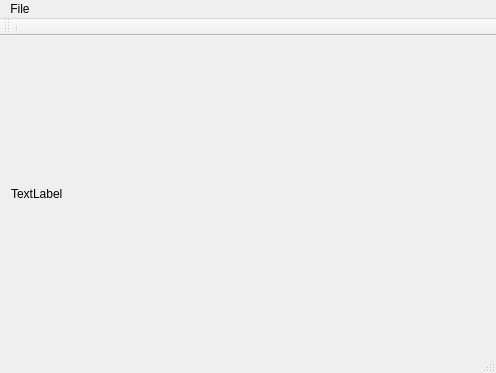
<?xml version="1.0" encoding="UTF-8"?>
<ui version="4.0">
 <class>MainWindow</class>
 <widget class="QMainWindow" name="MainWindow">
  <property name="geometry">
   <rect>
    <x>0</x>
    <y>0</y>
    <width>496</width>
    <height>373</height>
   </rect>
  </property>
  <property name="windowTitle">
   <string>CodeLink</string>
  </property>
  <widget class="QWidget" name="centralWidget">
   <layout class="QGridLayout" name="gridLayout">
    <item row="0" column="0">
     <widget class="QLabel" name="label">
      <property name="text">
       <string>TextLabel</string>
      </property>
     </widget>
    </item>
   </layout>
  </widget>
  <widget class="QMenuBar" name="menuBar">
   <property name="geometry">
    <rect>
     <x>0</x>
     <y>0</y>
     <width>496</width>
     <height>23</height>
    </rect>
   </property>
   <widget class="QMenu" name="menuCodeLink">
    <property name="title">
     <string>File</string>
    </property>
    <addaction name="actionOpen"/>
    <addaction name="actionSave"/>
   </widget>
   <addaction name="menuCodeLink"/>
  </widget>
  <widget class="QToolBar" name="mainToolBar">
   <attribute name="toolBarArea">
    <enum>TopToolBarArea</enum>
   </attribute>
   <attribute name="toolBarBreak">
    <bool>false</bool>
   </attribute>
   <addaction name="separator"/>
  </widget>
  <widget class="QStatusBar" name="statusBar"/>
  <action name="actionOpen">
   <property name="text">
    <string>Open</string>
   </property>
  </action>
  <action name="actionSave">
   <property name="text">
    <string>Save</string>
   </property>
  </action>
  <action name="actionRun">
   <property name="icon">
    <iconset>
     <normaloff>resources/play.png</normaloff>resources/play.png</iconset>
   </property>
   <property name="text">
    <string>run</string>
   </property>
  </action>
 </widget>
 <layoutdefault spacing="6" margin="11"/>
 <resources/>
 <connections>
  <connection>
   <sender>actionOpen</sender>
   <signal>triggered()</signal>
   <receiver>MainWindow</receiver>
   <slot>openFile()</slot>
   <hints>
    <hint type="sourcelabel">
     <x>-1</x>
     <y>-1</y>
    </hint>
    <hint type="destinationlabel">
     <x>247</x>
     <y>186</y>
    </hint>
   </hints>
  </connection>
 </connections>
 <slots>
  <slot>openFile()</slot>
 </slots>
</ui>
